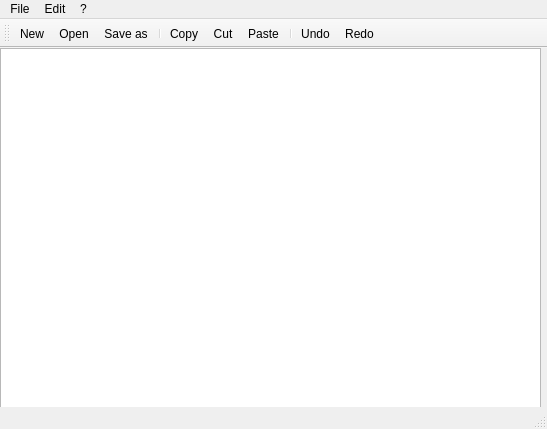
<?xml version="1.0" encoding="UTF-8"?>
<ui version="4.0">
 <class>MainWindow</class>
 <widget class="QMainWindow" name="MainWindow">
  <property name="geometry">
   <rect>
    <x>0</x>
    <y>0</y>
    <width>547</width>
    <height>429</height>
   </rect>
  </property>
  <property name="windowTitle">
   <string>MainWindow</string>
  </property>
  <widget class="QWidget" name="centralwidget">
   <widget class="QWidget" name="verticalLayoutWidget">
    <property name="geometry">
     <rect>
      <x>0</x>
      <y>0</y>
      <width>541</width>
      <height>371</height>
     </rect>
    </property>
    <layout class="QVBoxLayout" name="verticalLayout">
     <item>
      <widget class="QTextEdit" name="textEdit"/>
     </item>
    </layout>
   </widget>
  </widget>
  <widget class="QMenuBar" name="menubar">
   <property name="geometry">
    <rect>
     <x>0</x>
     <y>0</y>
     <width>547</width>
     <height>26</height>
    </rect>
   </property>
   <widget class="QMenu" name="menuFile">
    <property name="title">
     <string>File</string>
    </property>
    <addaction name="actionNew"/>
    <addaction name="actionOpen"/>
    <addaction name="actionSave_as"/>
    <addaction name="actionPrint"/>
    <addaction name="actionExit"/>
   </widget>
   <widget class="QMenu" name="menuEdit">
    <property name="title">
     <string>Edit</string>
    </property>
    <addaction name="actionCopy"/>
    <addaction name="actionPaste"/>
    <addaction name="actionCut"/>
    <addaction name="actionUndo"/>
    <addaction name="actionRedo"/>
   </widget>
   <widget class="QMenu" name="menuHelp">
    <property name="title">
     <string>?</string>
    </property>
    <addaction name="actionAbout"/>
   </widget>
   <addaction name="menuFile"/>
   <addaction name="menuEdit"/>
   <addaction name="menuHelp"/>
  </widget>
  <widget class="QStatusBar" name="statusbar"/>
  <widget class="QToolBar" name="toolBar">
   <property name="windowTitle">
    <string>toolBar</string>
   </property>
   <attribute name="toolBarArea">
    <enum>TopToolBarArea</enum>
   </attribute>
   <attribute name="toolBarBreak">
    <bool>false</bool>
   </attribute>
   <addaction name="actionNew"/>
   <addaction name="actionOpen"/>
   <addaction name="actionSave_as"/>
   <addaction name="separator"/>
   <addaction name="actionCopy"/>
   <addaction name="actionCut"/>
   <addaction name="actionPaste"/>
   <addaction name="separator"/>
   <addaction name="actionUndo"/>
   <addaction name="actionRedo"/>
  </widget>
  <action name="actionNew">
   <property name="icon">
    <iconset>
     <normalon>../../Downloads/icons8-new-copy-48.png</normalon>
    </iconset>
   </property>
   <property name="text">
    <string>New</string>
   </property>
  </action>
  <action name="actionOpen">
   <property name="icon">
    <iconset>
     <normaloff>../../Downloads/icons8-open-document-48.png</normaloff>../../Downloads/icons8-open-document-48.png</iconset>
   </property>
   <property name="text">
    <string>Open</string>
   </property>
  </action>
  <action name="actionSave_as">
   <property name="icon">
    <iconset>
     <normaloff>../../Downloads/icons8-save-48.png</normaloff>
     <normalon>../../Downloads/icons8-save-48.png</normalon>../../Downloads/icons8-save-48.png</iconset>
   </property>
   <property name="text">
    <string>Save as</string>
   </property>
  </action>
  <action name="actionPrint">
   <property name="icon">
    <iconset>
     <normaloff>../../Downloads/icons8-print-48.png</normaloff>../../Downloads/icons8-print-48.png</iconset>
   </property>
   <property name="text">
    <string>Print</string>
   </property>
  </action>
  <action name="actionCopy">
   <property name="icon">
    <iconset>
     <normalon>../../Downloads/icons8-copy-48.png</normalon>
    </iconset>
   </property>
   <property name="text">
    <string>Copy</string>
   </property>
  </action>
  <action name="actionPaste">
   <property name="icon">
    <iconset>
     <normalon>../../Downloads/icons8-paste-48.png</normalon>
    </iconset>
   </property>
   <property name="text">
    <string>Paste</string>
   </property>
  </action>
  <action name="actionUndo">
   <property name="icon">
    <iconset>
     <normaloff>../../Downloads/icons8-undo-48.png</normaloff>../../Downloads/icons8-undo-48.png</iconset>
   </property>
   <property name="text">
    <string>Undo</string>
   </property>
  </action>
  <action name="actionRedo">
   <property name="icon">
    <iconset>
     <normaloff>../../Downloads/icons8-redo-48.png</normaloff>../../Downloads/icons8-redo-48.png</iconset>
   </property>
   <property name="text">
    <string>Redo</string>
   </property>
  </action>
  <action name="actionCut">
   <property name="icon">
    <iconset>
     <normaloff>../../Downloads/icons8-cut-48.png</normaloff>../../Downloads/icons8-cut-48.png</iconset>
   </property>
   <property name="text">
    <string>Cut</string>
   </property>
  </action>
  <action name="actionExit">
   <property name="icon">
    <iconset>
     <normaloff>../../Downloads/icons8-exit-48.png</normaloff>../../Downloads/icons8-exit-48.png</iconset>
   </property>
   <property name="text">
    <string>Exit</string>
   </property>
  </action>
  <action name="actionAbout">
   <property name="text">
    <string>About NotePad</string>
   </property>
  </action>
 </widget>
 <resources/>
 <connections/>
</ui>
